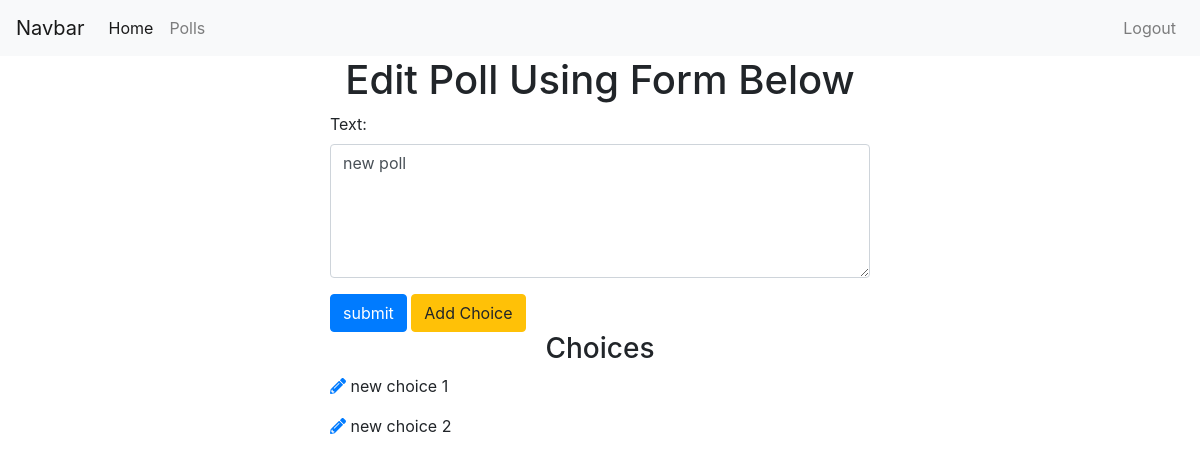
Screenshot of /polls/edit/6/ (signed in) with the database file from the repository.
### polls/models.py (models this page shows, shortened)
class Poll(models.Model):
    owner = models.ForeignKey(User, on_delete=models.CASCADE, default=1)
    text = models.CharField(max_length=255)
    pub_date = models.DateField()

class Choice(models.Model):
    poll = models.ForeignKey(Poll, on_delete=models.CASCADE)
    choice_text = models.CharField(max_length=255)

### polls/views.py (the view)
# urls.py: path('edit/<int:poll_id>/', views.edit_poll, name='edit_poll'),
@login_required
def edit_poll(request, poll_id):
    poll = get_object_or_404(Poll, id=poll_id)
    if request.user != poll.owner:
        return redirect('/')
    if request.method == "POST":
        form = EditPollForm(request.POST, instance=poll)
        if form.is_valid():
            form.save()
            messages.success(
                            request,
                            'Poll Edit Successfully',
                            extra_tags='alert alert-success alert-dismissible fade show'
                            )
            return redirect('polls:list')
    else:
        form = EditPollForm(instance=poll)
    return render(request, 'polls/edit_poll.html', {'form': form, 'poll':poll})

### polls/forms.py
class EditPollForm(forms.ModelForm):
    class Meta:
        model = Poll
        fields = ['text']
        widgets = {
            'text': forms.Textarea(attrs={"class":"form-control", "rows": 5, "cols": 20})
        }

### polls/templates/polls/edit_poll.html (shortened to what this page needs)
{% extends 'base.html' %}
{% block content %}
<div class="container">
  <h1 class='text-center'>Edit Poll Using Form Below</h1>
  <div class="row">
    <div class="col-sm-6 offset-sm-3">
      <form action="" method="post">
        {% for field in form %}
        <div class="form-group">
          {{ field.label_tag }}
          {{ field }}
        </div>
        {% endfor %}
        <input type="submit" value="submit" class='btn btn-primary'>
        <a href="{% url 'polls:add_choice' poll.id %}" class='btn btn-warning'>Add Choice</a>
      </form>
    <h3 class='text-center'>Choices</h3>
    {% for choice in poll.choice_set.all %}
      <p><a href="{% url 'polls:edit_choice' choice.id %}"><i class="fas fa-pencil-alt"></i></a> {{choice.choice_text}}</p>
    {% endfor %}
    </div>
  </div>
</div>
{% endblock %}

### rows the page displays
Poll: form "new poll"
Choice: choice_text "new choice 1"
Choice: choice_text "new choice 2"

### other values shown
{{ field.label_tag }} "Text:"
